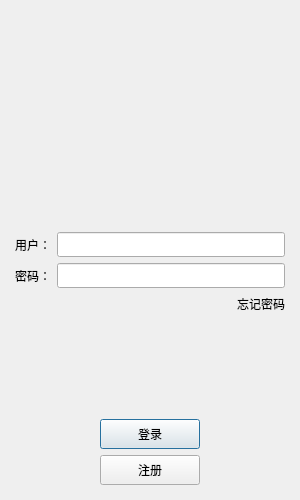
<?xml version="1.0" encoding="UTF-8"?>
<ui version="4.0">
 <class>LoginDialog</class>
 <widget class="QDialog" name="LoginDialog">
  <property name="geometry">
   <rect>
    <x>0</x>
    <y>0</y>
    <width>300</width>
    <height>500</height>
   </rect>
  </property>
  <property name="minimumSize">
   <size>
    <width>300</width>
    <height>500</height>
   </size>
  </property>
  <property name="maximumSize">
   <size>
    <width>300</width>
    <height>500</height>
   </size>
  </property>
  <property name="windowTitle">
   <string>Dialog</string>
  </property>
  <layout class="QVBoxLayout" name="verticalLayout_2">
   <item>
    <layout class="QVBoxLayout" name="verticalLayout">
     <property name="leftMargin">
      <number>4</number>
     </property>
     <property name="topMargin">
      <number>4</number>
     </property>
     <property name="rightMargin">
      <number>4</number>
     </property>
     <property name="bottomMargin">
      <number>4</number>
     </property>
     <item>
      <spacer name="verticalSpacer_3">
       <property name="orientation">
        <enum>Qt::Orientation::Vertical</enum>
       </property>
       <property name="sizeHint" stdset="0">
        <size>
         <width>20</width>
         <height>40</height>
        </size>
       </property>
      </spacer>
     </item>
     <item>
      <layout class="QHBoxLayout" name="horizontalLayout_8">
       <item>
        <widget class="QLabel" name="label">
         <property name="text">
          <string/>
         </property>
         <property name="pixmap">
          <pixmap resource="rc.qrc">:/res/login.jpg</pixmap>
         </property>
         <property name="alignment">
          <set>Qt::AlignmentFlag::AlignCenter</set>
         </property>
        </widget>
       </item>
      </layout>
     </item>
     <item>
      <spacer name="verticalSpacer">
       <property name="orientation">
        <enum>Qt::Orientation::Vertical</enum>
       </property>
       <property name="sizeHint" stdset="0">
        <size>
         <width>20</width>
         <height>40</height>
        </size>
       </property>
      </spacer>
     </item>
     <item>
      <layout class="QHBoxLayout" name="horizontalLayout">
       <item>
        <widget class="QLabel" name="user_label">
         <property name="minimumSize">
          <size>
           <width>0</width>
           <height>25</height>
          </size>
         </property>
         <property name="maximumSize">
          <size>
           <width>16777215</width>
           <height>25</height>
          </size>
         </property>
         <property name="text">
          <string>用户：</string>
         </property>
        </widget>
       </item>
       <item>
        <widget class="QLineEdit" name="user_edit">
         <property name="minimumSize">
          <size>
           <width>0</width>
           <height>25</height>
          </size>
         </property>
         <property name="maximumSize">
          <size>
           <width>16777215</width>
           <height>25</height>
          </size>
         </property>
        </widget>
       </item>
      </layout>
     </item>
     <item>
      <layout class="QHBoxLayout" name="horizontalLayout_4">
       <item>
        <widget class="QLabel" name="pass_label">
         <property name="minimumSize">
          <size>
           <width>0</width>
           <height>25</height>
          </size>
         </property>
         <property name="maximumSize">
          <size>
           <width>16777215</width>
           <height>25</height>
          </size>
         </property>
         <property name="text">
          <string>密码：</string>
         </property>
        </widget>
       </item>
       <item>
        <widget class="QLineEdit" name="pass_edit">
         <property name="minimumSize">
          <size>
           <width>0</width>
           <height>25</height>
          </size>
         </property>
         <property name="maximumSize">
          <size>
           <width>16777215</width>
           <height>25</height>
          </size>
         </property>
        </widget>
       </item>
      </layout>
     </item>
     <item>
      <layout class="QHBoxLayout" name="horizontalLayout_5">
       <item>
        <spacer name="horizontalSpacer">
         <property name="orientation">
          <enum>Qt::Orientation::Horizontal</enum>
         </property>
         <property name="sizeHint" stdset="0">
          <size>
           <width>40</width>
           <height>20</height>
          </size>
         </property>
        </spacer>
       </item>
       <item>
        <widget class="ClickedLable" name="forget_label">
         <property name="text">
          <string>忘记密码</string>
         </property>
        </widget>
       </item>
      </layout>
     </item>
     <item>
      <spacer name="verticalSpacer_2">
       <property name="orientation">
        <enum>Qt::Orientation::Vertical</enum>
       </property>
       <property name="sizeHint" stdset="0">
        <size>
         <width>20</width>
         <height>40</height>
        </size>
       </property>
      </spacer>
     </item>
     <item>
      <layout class="QHBoxLayout" name="horizontalLayout_6">
       <item>
        <spacer name="horizontalSpacer_2">
         <property name="orientation">
          <enum>Qt::Orientation::Horizontal</enum>
         </property>
         <property name="sizeHint" stdset="0">
          <size>
           <width>40</width>
           <height>20</height>
          </size>
         </property>
        </spacer>
       </item>
       <item>
        <widget class="QPushButton" name="login_btn">
         <property name="minimumSize">
          <size>
           <width>100</width>
           <height>30</height>
          </size>
         </property>
         <property name="maximumSize">
          <size>
           <width>100</width>
           <height>30</height>
          </size>
         </property>
         <property name="text">
          <string>登录</string>
         </property>
        </widget>
       </item>
       <item>
        <spacer name="horizontalSpacer_3">
         <property name="orientation">
          <enum>Qt::Orientation::Horizontal</enum>
         </property>
         <property name="sizeHint" stdset="0">
          <size>
           <width>40</width>
           <height>20</height>
          </size>
         </property>
        </spacer>
       </item>
      </layout>
     </item>
     <item>
      <layout class="QHBoxLayout" name="horizontalLayout_7">
       <item>
        <spacer name="horizontalSpacer_4">
         <property name="orientation">
          <enum>Qt::Orientation::Horizontal</enum>
         </property>
         <property name="sizeHint" stdset="0">
          <size>
           <width>40</width>
           <height>20</height>
          </size>
         </property>
        </spacer>
       </item>
       <item>
        <widget class="QPushButton" name="reg_btn">
         <property name="minimumSize">
          <size>
           <width>100</width>
           <height>30</height>
          </size>
         </property>
         <property name="maximumSize">
          <size>
           <width>100</width>
           <height>30</height>
          </size>
         </property>
         <property name="text">
          <string>注册</string>
         </property>
        </widget>
       </item>
       <item>
        <spacer name="horizontalSpacer_5">
         <property name="orientation">
          <enum>Qt::Orientation::Horizontal</enum>
         </property>
         <property name="sizeHint" stdset="0">
          <size>
           <width>40</width>
           <height>20</height>
          </size>
         </property>
        </spacer>
       </item>
      </layout>
     </item>
    </layout>
   </item>
  </layout>
 </widget>
 <customwidgets>
  <customwidget>
   <class>ClickedLable</class>
   <extends>QLabel</extends>
   <header>clickedlable.h</header>
  </customwidget>
 </customwidgets>
 <resources>
  <include location="rc.qrc"/>
 </resources>
 <connections/>
</ui>
